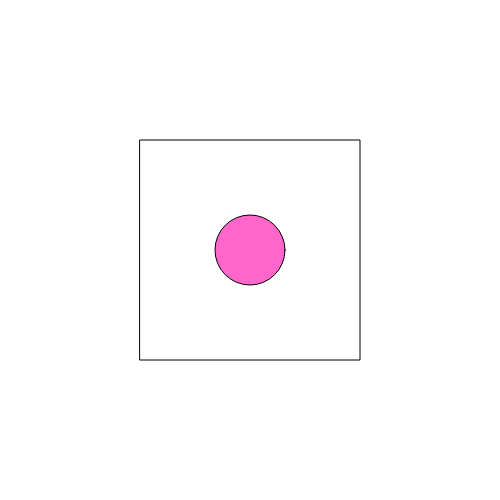
Frame 1 (no input)
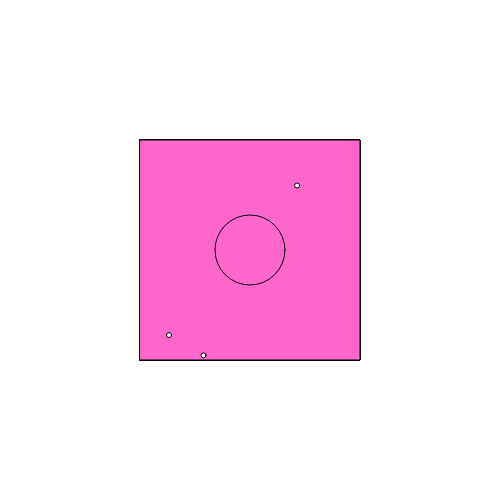
Frame 60 (no input)
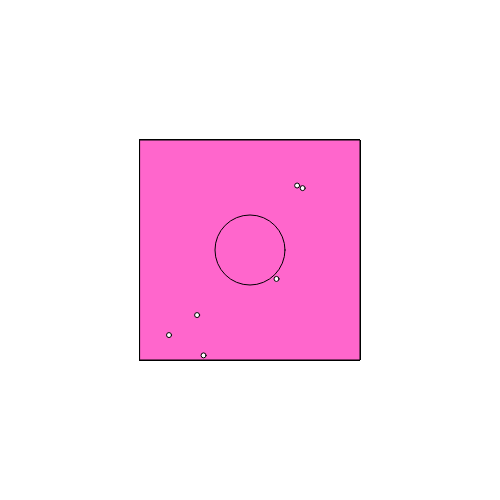
Frame 120 (the mouse pressed at the canvas centre since frame 60)

The p5.js sketch that drew these frames (run headless with seeded random() and noise() and a simulated clock; from frame 60 on, the mouse is pressed at the canvas centre):

// p5.js sketch
// ── sketch.js
//for the ellipses
var ellipseX_each, ellipseY_each;
var ellipse_array = [];//pile up the ellipse_count
var ellipse_count = 0;//++ with the frames until totalellipses
var totalellipses = 10;
var ellipseR = 5;
//for the barrier
var bool = new p5.Vector(0,0);
//movement
var speed = 6;

//getting all the ellipse pos
var ellipse_array_all = [];//an array that stores all the data

//if controller hit it or not?
var controllerR = 70;
var controller = new p5.Vector(250, 250);//position
var addx = new p5.Vector(7, 0);
var addy = new p5.Vector(0, 7);

//inner barrier (result of random)
var pointsX = [];//points for the barrier
var pointsY = [];//points for the barrier
var varr = 140;//var for the first square animation
var pointnum = 4;//how many points are there gonna be at first?

//for controller to eject ellipses
var bools1, bools2, bools3, bools4;

//different framerates / speeds / animations
var keyframe = 0;
var currentime = 0;
var updateRate = 16.66;
var smallellipse_rate = 333;//change this to change the framerate of random ellipses
var debug = 0.1;//theoretically this should work but it needs to be modified, smallellipse_rate is not supposed to be changed right now.

//physics engine = collision class
var direction = new p5.Vector(0,0);
var direction2 = new p5.Vector(0,0);//bet
var passme = []; //to pass the count during collision (to check which one is being hitting)
var passcount = 0; //adds up in the passme array
var passme_each = -1;//set this to -1 so the if statement wouldnt be initialized at first
var ellipse_vector = new p5.Vector(0,0);//v between ellipses and controller
var ellipse_vector2 = new p5.Vector(0,0);//v between ellipses and ellipses
var distEC = 0; //distance between ellipses and controller
var distEE = 0; //distance between ellipses and ellipses


function setup() {
  createCanvas(500,500);
}


function undercontrol(xx, yy, rr){
  var ifUnderControl = false;
  var check1, check2, check3, check4;
  check1 = width/2 - rr;
  check2 = width/2 + rr;
  check3 = height/2 - rr;
  check4 = height/2 + rr;
  if(xx > check1 || xx < check2){
    if(yy > check3 || yy < check4){
      ifUnderControl = true;
      //when the spots are not in circle
      //when the spots are not in circle it should be drawn
    }
  }
  return ifUnderControl;
}

function draw() {
  frameRate(80);
  //background(255);
  stroke(0);
  
  rect(varr, varr, 500 - varr*2, 500 - varr*2);
  
  //update ellipse_array per frame(the drawing part not the calculation part)
  ellipseX_each = random(varr, 500 - varr);
  ellipseY_each = random(varr, 500 - varr);
  for(i = 0; i < totalellipses - 1; i ++){
      fill(255);
      stroke(0.4);
    if(ellipse_array[i]){
      
      if (undercontrol(ellipse_array[i].x, ellipse_array[i].y, controllerR+10))
      ellipse(ellipse_array[i].x, ellipse_array[i].y, ellipseR, ellipseR);
       ellipse_array[i].x += ellipse_array[i].dx*speed;
       ellipse_array[i].y += ellipse_array[i].dy*speed;
    }
    
  }
  //for the ellipses (updated 5 fps)
  if(currentime >= smallellipse_rate*keyframe){
    if(keyframe > 1000/smallellipse_rate-debug){
      keyframe = 0;
    }else{
      smallellipse();
      keyframe ++;
    }
    //print(1000/smallellipse_rate);
  }
  
  //getting all the ellipse pos (updated 60 fps)
  gettingellipsepos_all(ellipseX_each, ellipseY_each);
  
  //controller class (updated 60 fps)
  controllerclass();
  
  //physics class (updated 60 fps)
  physicsclass();
  
  //split different classes in different framerates
  timeManager();
  
}


function timeManager(){
  currentime += updateRate;
  if(currentime >= 1000){
    currentime = 0;
  }
}

function smallellipse(){
  fill(0,0,255);
  ellipse_array[ellipse_count] = {"x": ellipseX_each, "y": ellipseY_each, "dx": 0, "dy": 0, "id": ellipse_count};//original speed has to be 0
  //ellipse_array[ellipse_count].d is a pvector that contains the collision speed
  if(ellipse_count < totalellipses){
  ellipse_count ++;
  }
}

function gettingellipsepos_all(xx, yy){
  for (i=0; i<ellipse_count; i++){
    ellipse_array_all[i] = { "x": xx, "y": yy};
  }
}

function keyPressed(){
  if (keyCode === 65) {//left
    //print("left");
    controller.sub(addx);
    bools1 == false;
    //
    bools2 == true;
    bools3 == true;
    bools4 == true;
  } else if (keyCode === 68) {//right
    //print("right");
    controller.add(addx);
    bools1 == false;
    //
    bools2 == true;
    bools3 == true;
    bools4 == true;
  }
  if (keyCode === 87) {//up
    controller.sub(addy);
    //print("up");
    bools1 == false;
    //
    bools2 == true;
    bools3 == true;
    bools4 == true;
  } else if (keyCode === 83) {//down
    controller.add(addy);
    //print("down");
    bools1 == false;
    //
    bools2 == true;
    bools3 == true;
    bools4 == true;
  }else{
    bools1 == true;
    bools2 == true;
    bools3 == true;
    bools4 == true;
  }

}

function controllerclass(){
  fill(255, 102, 204);
  stroke(0);
  ellipse(controller.x, controller.y, controllerR, controllerR);
  if(controller.x < varr + controllerR/2+10){
    controller.add(addx);
  }
  if(controller.x > 500 - varr - controllerR/2-10){
    controller.sub(addx);
  }
  if(controller.y < varr + controllerR/2+10){
    controller.add(addy);
  }
  if(controller.y > 500 - varr - controllerR/2-10){
    controller.sub(addy);
  }
}

function physicsclass(){
  if(ellipse_array){
    for(i=0; i< totalellipses - 1; i++){

      if(ellipse_array[i]){
        //print(ellipse_array[i].x);//this is the data you ALWAYS need
        
      //distance checking
          // stroke(0);
          // strokeWeight(1);
          // line(ellipse_array[i].x, ellipse_array[i].y, controller.x, controller.y);
      distEC = int(dist(ellipse_array[i].x, ellipse_array[i].y, controller.x, controller.y));
      
        //collision between ellipses and controller
        if(distEC < (ellipseR + controllerR)/2){
          //print("collide");
        //for some reason this act weird if i put it outside of this if statement
        // so I have a complete different system outside, that repeats this step
        //at the same time don't fuck up this thing
          ellipse_vector.set(ellipse_array[i].x, ellipse_array[i].y);
          direction = ellipse_vector.sub(controller);
          direction.normalize();
          ellipse_array[i].dx = direction.x;
          ellipse_array[i].dy = direction.y;
        }
      


      
        //collision between ellipses and wall
        if (ellipse_array[i].x < 3 || ellipse_array[i].x > 497 ){
          //print("collide");
          ellipse_array[i].dx *= -1;
        }else{
          ellipse_array[i].dx *= 1;
        }
        
        if (ellipse_array[i].y < 3 || ellipse_array[i].y > 497 ){
          //print("collide");
          ellipse_array[i].dy *= -1;
        }else{
          ellipse_array[i].dy *= 1;
        }
        
        
      }
    }
  }
}
